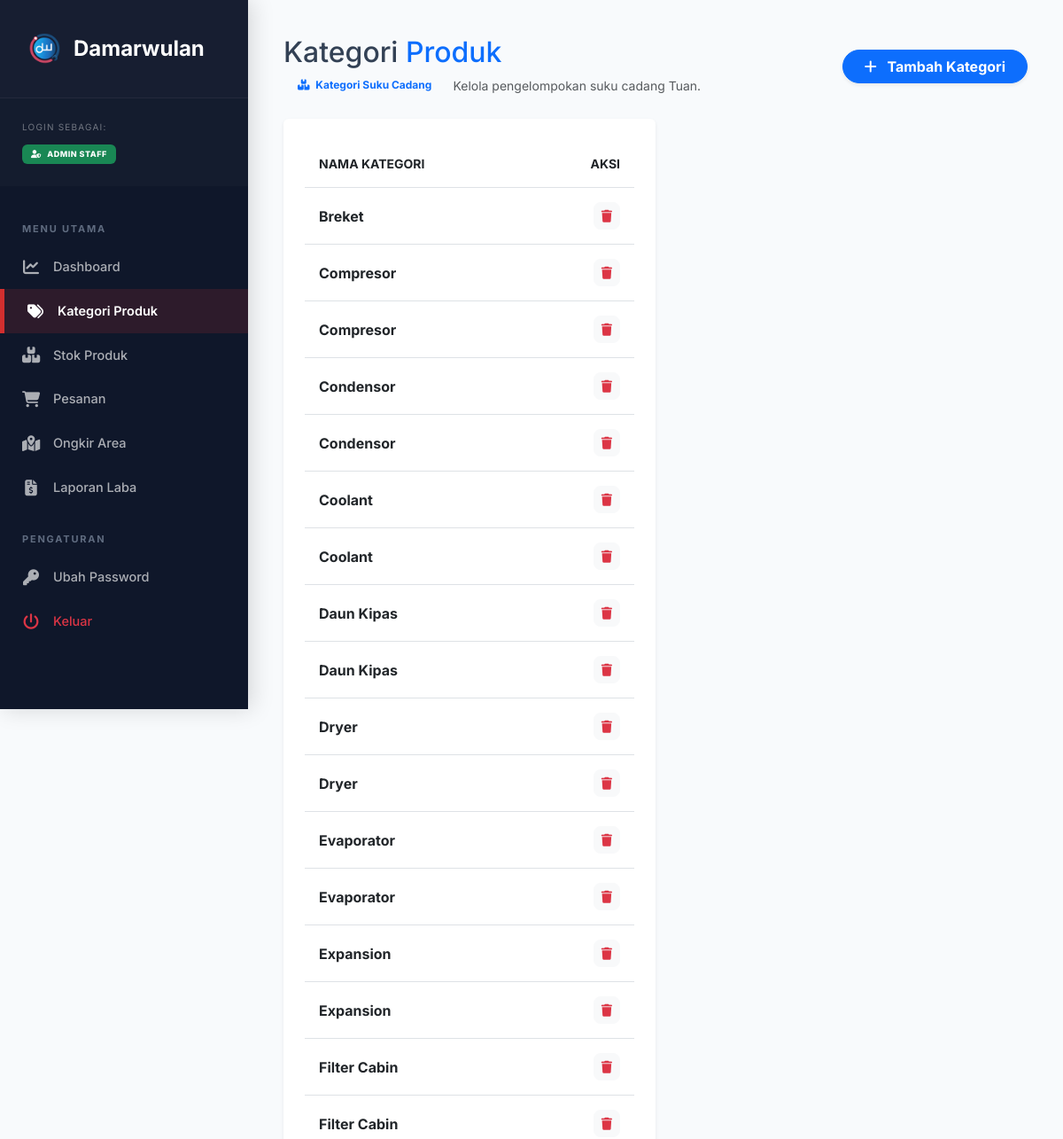
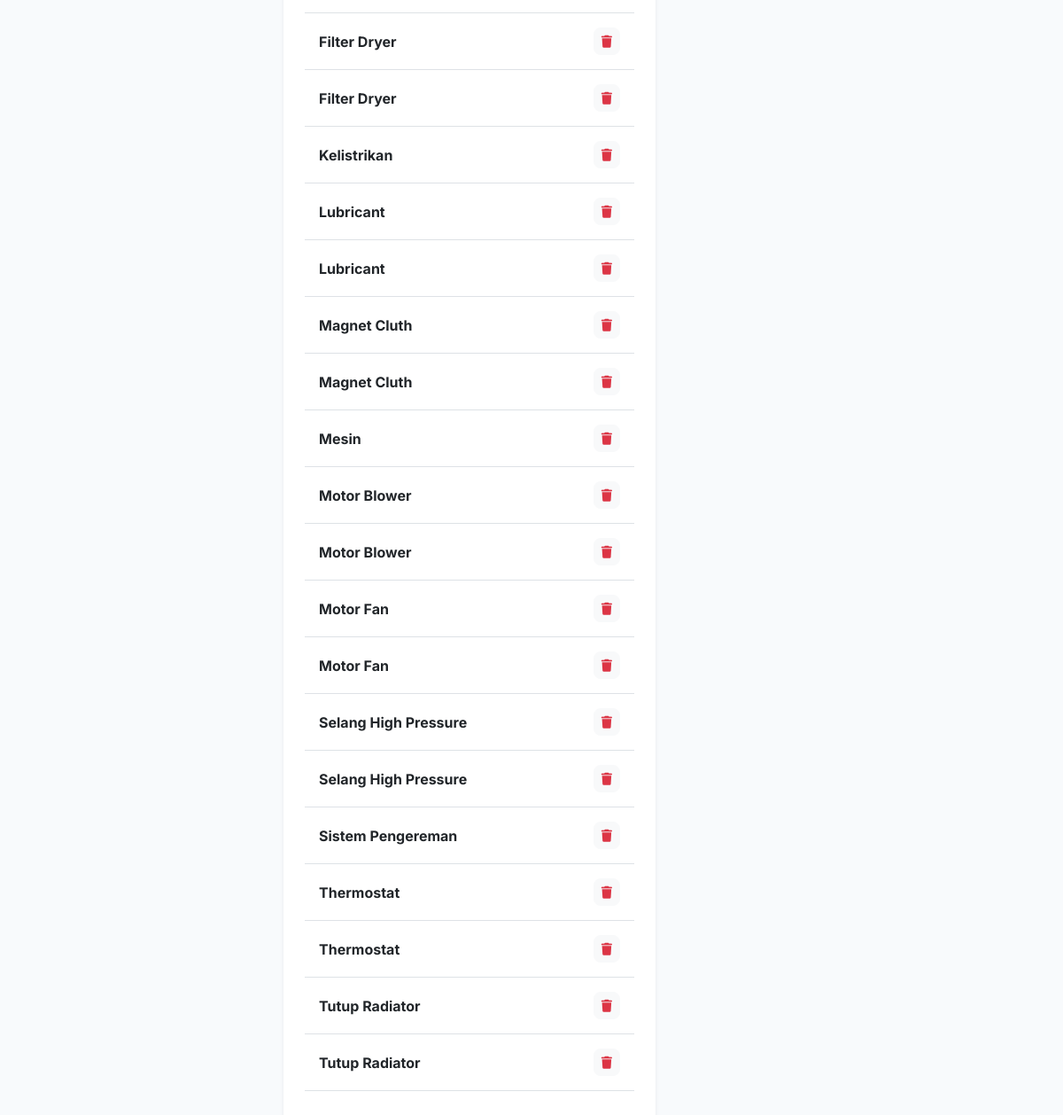
The page /admin/kategori.php on the database its author committed (2 pictures, top to bottom).
### tables this page shows
CREATE TABLE `kategori` (
  `id_kategori` int(11) NOT NULL,
  `nama_kategori` varchar(100) NOT NULL
);

### admin/kategori.php (the view, shortened to what this page needs)
<?php
require_once '../config/koneksi.php';
include 'header_admin.php';
?>
<div class="main-content">
    <div class="d-flex justify-content-between align-items-center mb-4">
        <div class="col">
            <h2 class="fw-800 text-navy mb-1">Kategori <span class="text-primary">Produk</span></h2>
            <div class="d-flex align-items-center">
                <span class="badge bg-soft-primary text-primary px-3 py-2 me-2" style="border-radius: 10px;">
                    <i class="fas fa-boxes me-1"></i> Kategori Suku Cadang
                </span>
                <p class="text-muted small mb-0">Kelola pengelompokan suku cadang Tuan.</p>
            </div>
        </div>
        <button class="btn btn-primary rounded-pill px-4 shadow-sm fw-bold" data-bs-toggle="modal" data-bs-target="#modalKategori">
            <i class="fas fa-plus me-2"></i> Tambah Kategori
        </button>
    </div>
    <div class="col-lg-6">
        <div class="card card-table border-0 shadow-sm">
            <div class="card-body p-4">
                <table class="table table-hover align-middle">
                    <thead>
                        <tr class="text-muted small text-uppercase">
                            <th class="p-3">Nama Kategori</th>
                            <th class="p-3 text-end">Aksi</th>
                        </tr>
                    </thead>
                    <tbody>
                        <?php
                        $q = mysqli_query($conn, "SELECT * FROM kategori ORDER BY nama_kategori ASC");
                        while ($kat = mysqli_fetch_assoc($q)):
                        ?>
                            <tr>
                                <td class="p-3 fw-bold"><?= $kat['nama_kategori']; ?></td>
                                <td class="p-3 text-end">
                                    <a href="aksi_kategori.php?hapus=<?= $kat['id_kategori']; ?>" class="btn btn-light btn-sm rounded-3 text-danger"><i class="fas fa-trash"></i></a>
                                </td>
                            </tr>
                        <?php endwhile; ?>
                    </tbody>
                </table>
            </div>
        </div>
    </div>
</div>
<?php include 'footer_admin.php'; ?>

### admin/header_admin.php (style rules this page uses)
:root { --sidebar-width: 280px; --deep-navy: #0f172a; --vibrant-red: #d32f2f; --light-bg: #f8fafc; --text-gray: #94a3b8; }
body { background-color: var(--light-bg); font-family: 'Inter', sans-serif; overflow-x: hidden; color: #334155; }

### rows shown on the page
kategori: nama_kategori "Breket"
kategori: nama_kategori "Compresor"
kategori: nama_kategori "Compresor"
kategori: nama_kategori "Condensor"
kategori: nama_kategori "Condensor"
kategori: nama_kategori "Coolant"
kategori: nama_kategori "Coolant"
kategori: nama_kategori "Daun Kipas"
kategori: nama_kategori "Daun Kipas"
kategori: nama_kategori "Dryer"
kategori: nama_kategori "Dryer"
kategori: nama_kategori "Evaporator"
kategori: nama_kategori "Evaporator"
kategori: nama_kategori "Expansion"
kategori: nama_kategori "Expansion"
kategori: nama_kategori "Filter Cabin"
kategori: nama_kategori "Filter Cabin"
kategori: nama_kategori "Filter Dryer"
kategori: nama_kategori "Filter Dryer"
kategori: nama_kategori "Kelistrikan"
kategori: nama_kategori "Lubricant"
kategori: nama_kategori "Lubricant"
kategori: nama_kategori "Magnet Cluth"
kategori: nama_kategori "Magnet Cluth"
kategori: nama_kategori "Mesin"
kategori: nama_kategori "Motor Blower"
kategori: nama_kategori "Motor Blower"
kategori: nama_kategori "Motor Fan"
kategori: nama_kategori "Motor Fan"
kategori: nama_kategori "Selang High Pressure"
kategori: nama_kategori "Selang High Pressure"
kategori: nama_kategori "Sistem Pengereman"
kategori: nama_kategori "Thermostat"
kategori: nama_kategori "Thermostat"
kategori: nama_kategori "Tutup Radiator"
kategori: nama_kategori "Tutup Radiator"
